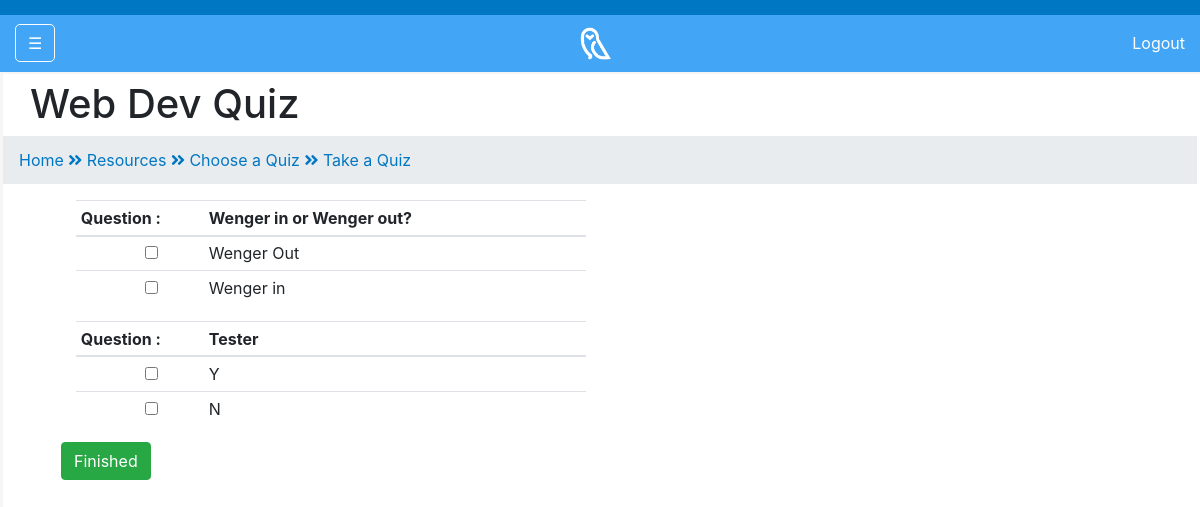
Page /httpdocs/cater/takequiz.php?id=20 (signed in) on the committed database.
### tables this page shows
CREATE TABLE `vleQuizzes` (
  `id` int(11) NOT NULL,
  `quizTitle` varchar(250) NOT NULL,
  `moduleQuizIsFor` varchar(50) NOT NULL
);

CREATE TABLE `vleQuizQuestions` (
  `id` int(11) NOT NULL,
  `quizID` int(11) NOT NULL,
  `question` text NOT NULL
);

CREATE TABLE `vleQuizQuestionChoices` (
  `quizID` int(11) NOT NULL,
  `id` int(11) NOT NULL,
  `choice` varchar(250) NOT NULL,
  `questionID` int(11) NOT NULL
);

### httpdocs/cater/takequiz.php (the view, shortened to what this page needs)
<?php
include 'connections/conn.php';
if (isset($_SESSION["student"])){
    if(isset($_GET['id'])) {
    $quizid = $_GET['id'];
    $query = "select quizTitle from vleQuizzes where id = $quizid";
    $result = mysqli_query($conn, $query) or die(mysqli_error($conn));
    if(mysqli_num_rows($result)>0) {
        while($row=mysqli_fetch_assoc($result)) {
            $title=$row['quizTitle'];
        }
    }
    $questionQuery = "SELECT * FROM vleQuizQuestions WHERE quizID = $quizid";
    $questionResult = mysqli_query($conn, $questionQuery);
    } else if(isset($_SESSION['quizid'])) {
        $quizid = $_SESSION['quizid'];
        $query = "select quizTitle from vleQuizzes where id = $quizid";
    $result = mysqli_query($conn, $query) or die(mysqli_error($conn));
    if(mysqli_num_rows($result)>0) {
        while($row=mysqli_fetch_assoc($result)) {
            $title=$row['quizTitle'];
        }
    }
    $questionQuery = "SELECT * FROM vleQuizQuestions WHERE quizID = $quizid";
    $questionResult = mysqli_query($conn, $questionQuery);
    }
} else if (isset($_SESSION["admin"])){
    $email = $_SESSION["admin"];
   $query = "select firstName from vleUsers where emailAddress = '$email'";
    $result = mysqli_query($conn, $query) or die(mysqli_error($conn));
    if(mysqli_num_rows($result)>0) {
        while($row=mysqli_fetch_assoc($result)) {
            $first=$row['firstName'];
        }
    }
    $quizid = $_GET['id'];
    $questionQuery = "SELECT * FROM vleQuizQuestions WHERE quizID = $quizid";
    $questionResult = mysqli_query($conn, $questionQuery);
} else if (isset($_SESSION["instructor"])){
        if(isset($_GET['id'])) {
    $quizid = $_GET['id'];
    $query = "select quizTitle from vleQuizzes where id = $quizid";
    $result = mysqli_query($conn, $query) or die(mysqli_error($conn));
    if(mysqli_num_rows($result)>0) {
        while($row=mysqli_fetch_assoc($result)) {
            $title=$row['quizTitle'];
        }
    }
    $questionQuery = "SELECT * FROM vleQuizQuestions WHERE quizID = $quizid";
    $questionResult = mysqli_query($conn, $questionQuery);
    $_SESSION['quizid'] = $quizid;
    } else if(isset($_SESSION['quizid'])) {
        $quizid = $_SESSION['quizid'];
        $query = "select quizTitle from vleQuizzes where id = $quizid";
    $result = mysqli_query($conn, $query) or die(mysqli_error($conn));
    if(mysqli_num_rows($result)>0) {
        while($row=mysqli_fetch_assoc($result)) {
            $title=$row['quizTitle'];
        }
    }
    $questionQuery = "SELECT * FROM vleQuizQuestions WHERE quizID = $quizid";
    $questionResult = mysqli_query($conn, $questionQuery);
    }
    } else {
    header('Location: logout.php');
}
?>
<!DOCTYPE html>
<html lang ="en">
<head>
    <link rel="stylesheet" href="https://maxcdn.bootstrapcdn.com/bootstrap/4.0.0/css/bootstrap.min.css">
    <link rel="stylesheet" href="https://use.fontawesome.com/releases/v5.0.9/css/all.css">
    <link rel="stylesheet" href="css/mystyle.css">
</head>
<body>
    <div class="fixed-top">
        <div class = "col-lg-12 myhead">
    </div>
        <div class = "col-lg-12 mynav">
        <nav class = "navbar navbar-inverse navbar-toggleable-sm mynav fixed-top" id="vlenav">
            <div class="container-fluid">
                <a href = "#" class="btn mybtn" id="menu-toggle">&#9776;</a>
                <a class = "owlfavicon" href = "index.php" >
                <img src="img/owl_favicon.png" alt="owl favicon" class = "owlfavicon">
                </a>
                <a href="logout.php" id="logout">Logout</a>
            </div>
        </nav>
    </div>
    </div>
    <div id ="wrapper">
        <div id = "sidemenu-wrapper">
        </div>
        <div id="content-wrapper">
            <div class = "container-fluid">
                <div class ="row">
                    <div class = "col-lg-12">
                        <h1><?php echo"$title"?></h1>
                        <ol class="breadcrumb" id="mybreadcrumb">
                                                        <li>
                                 <a href="index.php" id='breadcrumbitem'>Home&nbsp;</a>
                            </li>
                            <li>
                                 <i class="fas fa-angle-double-right" id='breadcrumbitem'></i>
                            </li>
                            <li>
                                <a href="listmodules.php" id='breadcrumbitem'>&nbsp;Resources&nbsp;</a>
                            </li>
                            <li>
                                <i class="fas fa-angle-double-right" id='breadcrumbitem'></i>
                            </li>
                            <li>
                                <a href="choosequiz.php" id='breadcrumbitem'>&nbsp;Choose a Quiz&nbsp;</a>
                            </li>
                            <li>
                                <i class="fas fa-angle-double-right" id='breadcrumbitem'></i>
                            </li>
                            <li>
                                <a href="#" id='breadcrumbitem'>&nbsp;Take a Quiz&nbsp;</a>
                            </li>
                        </ol>
                        <div class="col-md-6" style="margin: 1rem;">
                        <form method="post" action="markquiz.php">
                    <?php
                       include'connections/conn.php';
                            if(mysqli_num_rows($questionResult)>0) {
                                while($row=mysqli_fetch_assoc($questionResult)) {
                                    $question = $row['question'];
                                    $questionid = $row['id'];
                                    echo "<div class='col-12'>
                                  <table class='table table-sm'>
                                    <thead>
                                      <tr>
                                        <th scope='col' style='width:8rem'>Question :</th>
                                        <th scope='col'>$question</th>
                                      </tr>
                                    </thead>
                                    <tbody>";
                            $choiceQuery = "SELECT * FROM vleQuizQuestionChoices WHERE questionID = $questionid";
                            $choiceResult = mysqli_query($conn, $choiceQuery);
                                    if(mysqli_num_rows($choiceResult)>0) {
                                while($row=mysqli_fetch_assoc($choiceResult)) {
                                    $questionChoiceID = $row['id'];
                                    $choice = $row['choice'];
                                    echo "<tr>
                                        <td><input class='form-check-input correctanswer' type='checkbox' value='checked=$questionChoiceID&questionid=$questionid' name='check[]'>
                                        <td>$choice</td>
                                        <input type = 'hidden' name = 'questionid[]' value = '$questionid'>
                                        <input type = 'hidden' name = 'quizid' value = '$quizid'></td>
                                      </tr>";
                                }
                            }
                                    echo "</tbody>
                                  </table>
                                </div>";
                                }
                            }
                    ?>
                            <button type="submit" class="btn btn-success" name="markQuiz">Finished</button>
                            </form>
                    </div>
                    </div>
                </div>
            </div>
        </div>
    </div>
</body>
</html>

### httpdocs/cater/css/mystyle.css (style rules this page uses)
#sidemenu-wrapper { z-index: 1; position: fixed; width: 0; height: 100%; overflow-y: hidden; background: #FFF; border-right: 3px solid whitesmoke; opacity: 0.9; padding-top: 80px; transition: all 500ms linear; }
#breadcrumbitem { color:#0077c2; }
#content-wrapper { width: 100%; position: absolute; padding-top: 80px; padding-left: 15px; padding-right: 15px; padding-bottom: 15px; transition: all 500ms linear; }
.owlfavicon { margin: auto; width: 3em !important; }
.mynav { margin-top: 15px; background: #42a5f5; border-bottom: solid 2px whitesmoke !important; }
.mybtn { color: #fff; border: solid #fff 1px; border-radius: 5px; }
.myhead { height: 15px; width: 100%; background: #0077c2; }
#mybreadcrumb { border-radius: 0px !important; margin-left: -27px !important; margin-right: -27px !important; }
#logout { float: right; color:white; text-decoration: none; }
.mynav { padding-left: 0px; padding-right: 0px; }
.correctanswer { width: auto; display:inline; margin-left: 4rem !important; }

### rows in the picture
vlequizzes: quizTitle "Web Dev Quiz"
vlequizquestions: question "Wenger in or Wenger out?"
vlequizquestionchoices: choice "Wenger Out"
vlequizquestionchoices: choice "Wenger in"
vlequizquestions: question "Tester"
vlequizquestionchoices: choice "Y"
vlequizquestionchoices: choice "N"
